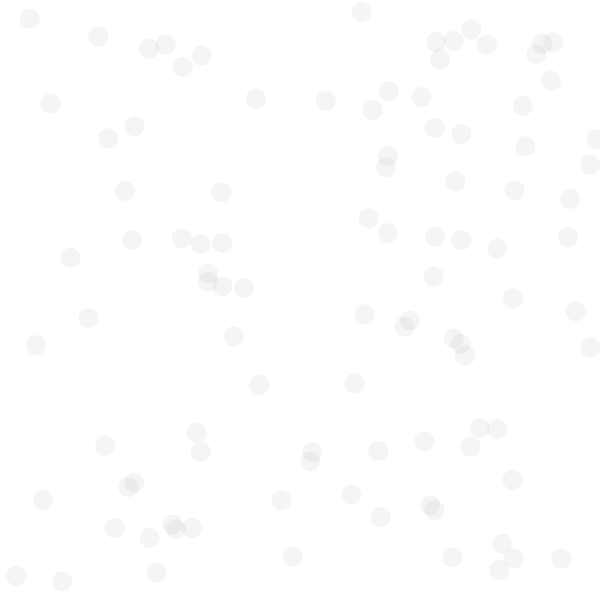
Frame 1 (no input)
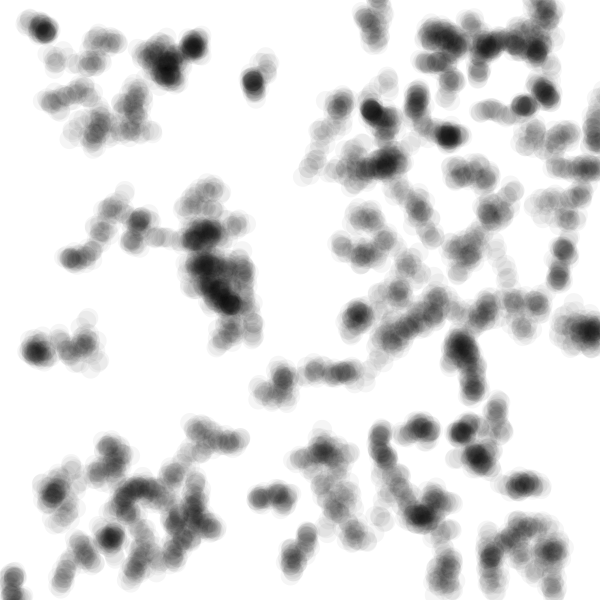
Frame 60 (the mouse pressed at the canvas centre just before this capture)
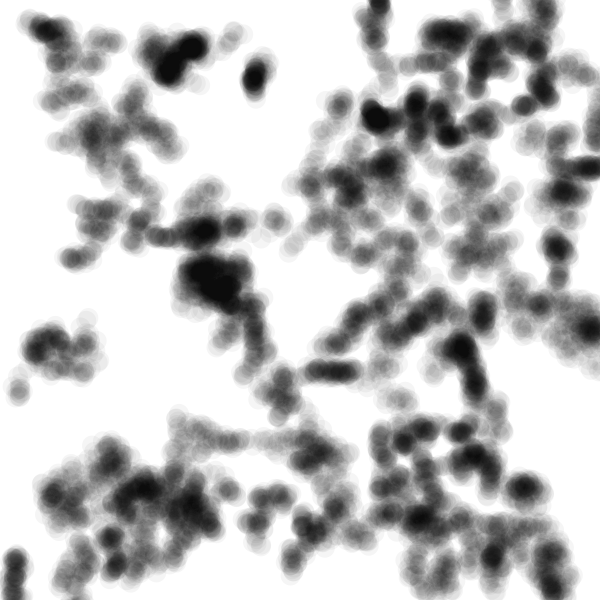
Frame 120 (the mouse held since frame 60 and released just before this capture)

The Processing sketch that drew these frames (run headless with seeded random() and noise(); from frame 60 on, the mouse is pressed at the canvas centre):

// Processing sketch: ArrayObjects_ArrayList
// ── ArrayObjects_ArrayList.pde
int numWalkers = 100;

//ArrayList < class > name = new Arraylist < class >(); 
ArrayList<Walker> walkers = new ArrayList<Walker>();

void setup()
{
  background(255);
  size(600, 600);
  
  for(int i = 0; i < numWalkers; i++)    //Loop through 100 times
  {
    //Walker(float x0, float y0, float xStep0, float yStep0)
    walkers.add(new Walker(random(0, width), random(0, height), random(3, 10), random(3, 10)));    //And add a walker each time with a random width and height
  }
}

void draw()
{
  for(Walker w : walkers)    //for( each Walker (name) : in my ArrayList)
  {
    //w.s = int(random(10, 30));    //You can also change a variable from the class
    
    w.display();    //Calling display from class
    w.walk();       //Calling walk from class
  }    
}

// ── Walker.pde
class Walker
{
  //Variables/data associated with each Walker object
  float x;
  float y;
  int s;
  
  float xStep;
  float yStep;
  
  //Initialization function - initializes each Walker object
  Walker(float x0, float y0, float xStep0, float yStep0)
  {    
    //Option 1: Hard coding default values
    //x = width/2;
    //y = height/2;
    
    //Option 2: Pass values as parameters
    x = x0;
    y = y0;
    s = 20;
    
    xStep = xStep0;
    yStep = yStep0;
  }
  
  void display()
  {
    noStroke();
    fill(0, 10);
    ellipse(x, y, s, s);
  }
  
  void walk()
  {
    //float randX = random(-5, 5);
    //float randY = random(-5, 5);
    
    //x += randX;
    //y += randY;
    
    x += random(-xStep, xStep);
    y += random(-yStep, yStep);
  }
}
